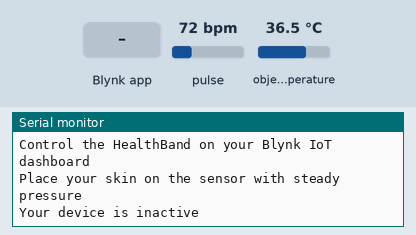
Simulated run of this sketch. Board: ESP32. Shown: the last lines printed to the serial monitor. Inputs (shaded band) come from the test bench; at power-on: pulse 72 bpm, object temperature 36.5 °C. WiFi joins after 1.5 s; servers stay silent unless stated.

Above: at 5.0 s.
5.1 s: Blynk app writes 1 to V10
At 6.6 s:
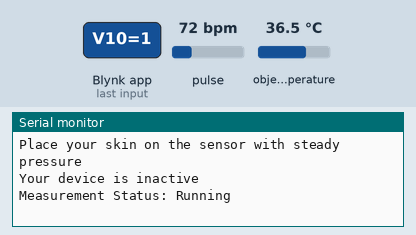
8.3 s: pulse set to 42 bpm
At 9.6 s:
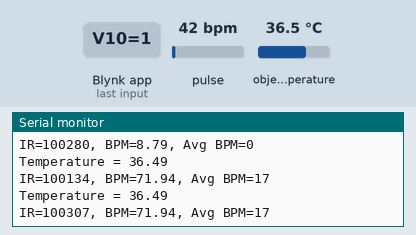
11.0 s: object temperature set to 20 °C
At 12.2 s:
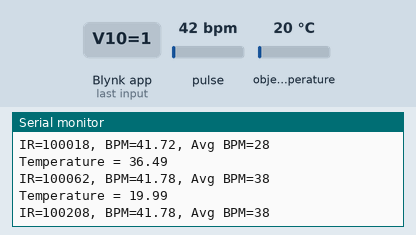
13.7 s: pulse set to 70 bpm
At 14.6 s:
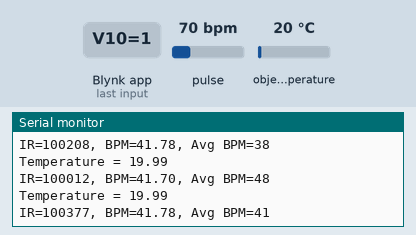
Timing chart, 0 to 16.7 s (numbered marks = the images above; inputs shaded):
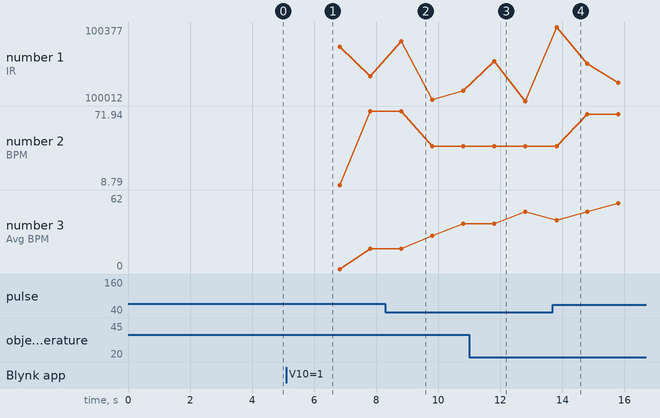

The sketch:

HealthBand.ino
```cpp
/**************************************************************************
  This work is provided for BmE Day Workshop 2022

  Designed specifically to work with the project of
  "Real-time Monitoring Health Monitoring Band using IoT"

  which includes the use of the following sensors:
  1. MAX30102 Pulse oximeter and heart rate sensor
  2. MLX90614 GY906 Infrared temperature sensor

  These sensors use I2C to communicate, 2 pins are required to
  interface: SCL (GPIO22) and SDA (GPIO21)

  The following virtual pins are assigned to the Blynk IoT datastream
  - V10: Power
  - V11: Uptime
  - V12: Temperature
  - V13: Heart Rate Average
  - V14: Temperature Status
  - V15: Heart Rate Status

  Written by BmE Day Workshop 2022 academics division
*************************************************************************/

// Authenticate Blynk IoT connection
#define BLYNK_TEMPLATE_ID "Template_ID"
#define BLYNK_DEVICE_NAME "Device_Name"
#define BLYNK_AUTH_TOKEN "Authentication_Token"

// Import libraries required
#include <Wire.h>                 // I2C library
#include "MAX30105.h"             // MAX30102 library
#include "heartRate.h"            // MAX30102 heart rate algorithm
#include <Adafruit_MLX90614.h>    // GY906 library
#include <WiFi.h>                 // WiFi library
#include <WiFiClient.h>           // WiFi library
#include <BlynkSimpleEsp32.h>     // Blynk library

// Set common alieses for the function to simplify the code
BlynkTimer timer;
MAX30105 particleSensor;
Adafruit_MLX90614 mlx = Adafruit_MLX90614();

// Comment this if you want to detect potential errors (debugging)
#define DEBUG

// Define your WiFi credentials
char auth[] = BLYNK_AUTH_TOKEN;
char ssid[] = "Your_SSID";
char pw[] = "Your_Pssword";

// Heart rate variables
const byte RATE_SIZE = 4; // Increase this for more averaging (4 is good enough)
byte rates[RATE_SIZE];    // Array of heart rates
byte rateSpot = 0;
long lastBeat = 0;        // Time at which the last beat occurred
long irValue;

// Assign variables
double beatsPerMinute;    // A variable to calculate heart rate based on time interval
int beatAvg;              // Average the two measurements of heart rates
double temp;              // A variable for temperature reading
bool deviceStatus;        // A variable to determine whether the measurement is running or not
String deviceStatus2;
long lastMsg = 0;

void tempReading(){
  temp = mlx.readObjectTempC();          // Read temperature in celsius from GY906 temperature sensor
}

void bpmReading(){
  irValue = particleSensor.getIR();

  if (checkForBeat(irValue) == true)
  {
    //We sensed a beat!
    long delta = millis() - lastBeat;
    lastBeat = millis();

    beatsPerMinute = 60 / (delta / 1000.0);

    if (beatsPerMinute < 255 && beatsPerMinute > 20)
    {
      rates[rateSpot++] = (byte)beatsPerMinute;     //Store this reading in the array
      rateSpot %= RATE_SIZE;                        //Wrap variable

      // Take average of readings
      beatAvg = 0;
      for (byte x = 0 ; x < RATE_SIZE ; x++)
        beatAvg += rates[x];
      beatAvg /= RATE_SIZE;
    }
  }
}

// Receive value from Blynk IoT based on the virtual pin
BLYNK_WRITE(V10){
  int powerSwitch = param.asInt();      // Assign incoming value from pin V0 to a variable

  if (powerSwitch > 0){
    deviceStatus = true;
    deviceStatus2 = "Running";
  }
  else {
    deviceStatus = false;
    deviceStatus2 = "Idle";
  }
  Serial.print("Measurement Status: ");
  Serial.println(deviceStatus2);
  delay(1000);
}

// A function for sending sensor reading to Blynk datastream
void sendSensor(){
  // Temperature measurement
  Blynk.virtualWrite(V12, temp);

  #ifdef DEBUG
    Serial.print("Temperature = ");
    Serial.println(temp);
  #endif

  // A conditional to determine the patient's status based on the acquired temperature reading
  if(temp<36 || temp>38){
    Blynk.virtualWrite(V14, "Abnormal");
  }
  else{
    Blynk.virtualWrite(V14, "Normal");
  }

  // Heart rate measurement
  Blynk.virtualWrite(V13, beatAvg);

  #ifdef DEBUG
    Serial.print("IR=");
    Serial.print(irValue);
    Serial.print(", BPM=");
    Serial.print(beatsPerMinute);
    Serial.print(", Avg BPM=");
    Serial.println(beatAvg);
  #endif

  // A conditional to determine the patient's status based on the acquired heart rate reading
  if (irValue < 50000){
    Serial.println("No skin detected");
    Blynk.virtualWrite(V15, "Not detected");
  }

  else{
    if(beatAvg<60 || beatAvg>100){
      Blynk.virtualWrite(V15, "Abnormal");
    }
    else{
    Blynk.virtualWrite(V15, "Normal");
    }
  }
}

// Set an uptime on Blynk dashboard to see how long the measurement has been running
void uptimeCounter(){
  Blynk.virtualWrite(V11, millis() / 1000);
}

void setup(){
  // Begin serial at the speed of 115200 bauds
  Serial.begin(115200);
  while (!Serial);

  // Initialize ESP32 to Blynk IoT connection
  Blynk.begin(auth, ssid, pw);
  Serial.println("Blynk IoT connected");
  timer.setInterval(1000L, sendSensor);
  timer.setInterval(1000L, uptimeCounter);

  // Turn off the device
  Blynk.virtualWrite(V110,0);     // Switch off the power toggle on Blynk dashboard
  deviceStatus = false;         // Set the measurement status to not running
  Serial.println("Measurement Status: Idle");

  // Initialize GY906 temperature sensor
  Serial.println("MLX90614 GY906 temperature sensor: testing");

  if (!mlx.begin()) {
    Serial.println("Error connecting to MLX90614 GY906 sensor. Check wiring.");
    while (1);
  };

  Serial.println("MLX90614 GY906 temperature sensor: connected");
  delay(500);

  #ifdef DEBUG
    Serial.print("Emissivity = "); Serial.println(mlx.readEmissivity());
  #endif

  // Initialize MAX30102 heart rate sensor
  Serial.println("MAX30102 heart rate sensor: testing");

  if (!particleSensor.begin()){
    Serial.println("Error connecting to MAX30102 sensor. Check wiring.");
    while (1);
  }
  Serial.println("MAX30102 heart rate sensor: connected");
  delay(500);
  Serial.println("Control the HealthBand on your Blynk IoT dashboard");
  delay(500);
  Serial.println("Place your skin on the sensor with steady pressure");
  delay(500);

  particleSensor.setup();                     //Configure sensor with default settings
  particleSensor.setPulseAmplitudeRed(0x0A);  //Turn Red LED to low to indicate sensor is running
  particleSensor.setPulseAmplitudeGreen(0);   //Turn off Green LED
}

void loop(){
  Blynk.run();      // Keep the Blynk IoT running and looping

  // If the measurement status is running, begin the measurement
  while (deviceStatus == true){
    tempReading();
    bpmReading();
    timer.run();
  }

  #ifdef DEBUG
    Serial.println("Your device is inactive");
    delay(2000);
  #endif
}
```

Measured:
- after the input at 5.1 s, the serial monitor: prints a new line after 0.71 s (image 1)
- after the input at 8.3 s, the serial monitor: prints a new line after 0.51 s (image 2)
- after the input at 11.0 s, the serial monitor: prints a new line after 0.81 s (image 3)
- after the input at 13.7 s, the serial monitor: prints a new line after 0.11 s (image 4)
- plotted number 1: 100134 → 100062 after the input at 8.3 s, 100012 → 100052 after the input at 13.7 s
- plotted number 2: 71.94 → 41.78 after the input at 8.3 s, 41.7 → 69.2 after the input at 13.7 s
- plotted number 3: 17 → 38 after the input at 8.3 s, 48 → 62 after the input at 13.7 s
